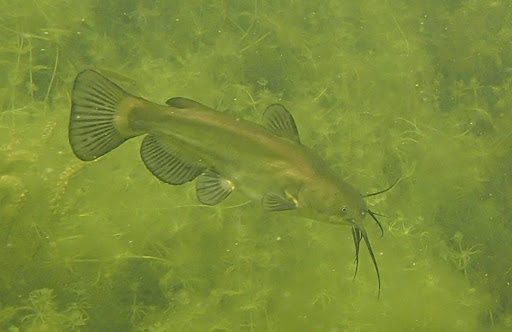
#> input picture underwater1.jpg, 512 x 332 px
$ jupyter execute --allow-errors Test_1_Main.ipynb
#> lines starting #> are read from the running program, lines starting #| are printed output that depends on the picture; long printed decimals are rounded
[cell 1]
import numpy as np
import cv2
from PIL import Image
import os
import skimage as ski
import matplotlib.pyplot as plt
import pywt
from skimage import io, exposure, color, restoration, filters, feature, util, metrics, data, img_as_float
from natsort import natsorted, ns
from inference import get_model
from inference_sdk import InferenceHTTPClient
from inference.models.utils import get_roboflow_model
from ultralytics import YOLO, settings
from functools import partial
import scipy

# **Filter Test Section**

Load training images from dataset.

[cell 2]
def load_images(folder):
    images = []
    try:
        for filename in os.listdir(folder):
            img_path = os.path.join(folder, filename)
            try:
                img = Image.open(img_path)
                images.append(img)
            except IOError as e:
                print(f"Could not open image {img_path}: {e}")
    except PermissionError as e:
        print(f"Permission denied: {e}")
    return images

image_path = "datasets/underwater-marine-species/train/images"  # Path to local YOLOv8 training images

images = load_images(image_path)
#> images = []

Apply wavelet-based estimator of the Gaussian noise standard deviation. Used for tuning denoising algorithms with the 'sigma' parameter.

[cell 3]
from skimage.restoration import estimate_sigma


img = cv2.imread("underwater1.jpg")
#> img is the input picture: shape (332, 512, 3); mean B, G, R 56, 141.2, 124.4
img = img_as_float(img)

sigma_est = np.mean(estimate_sigma(img, channel_axis=-1))
#> sigma_est = 0.00367
print(f"Estimated noise standard deviation: {sigma_est}")
#| Estimated noise standard deviation: 0.00367

Apply gamma correction.

[cell 4]
from skimage import exposure
img = cv2.imread("underwater1.jpg")

gamma_corrected = exposure.adjust_gamma(img, 2.0)
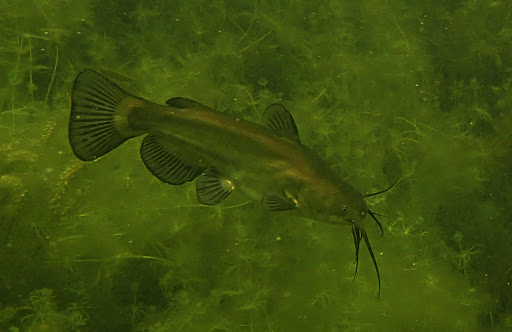
#> gamma_corrected: shape (332, 512, 3); mean B, G, R 12.6, 78.8, 61.3

img.mean() > gamma_corrected.mean()
plt.figure(figsize=(12, 8))
plt.subplot(1,2,1)
plt.title("Original Image")
plt.imshow(img[:,:,::-1])

# Gamma Corrected
plt.subplot(1, 2, 2)
plt.title("Gamma Corrected")
plt.imshow(gamma_corrected[:,:,::-1])

plt.show()

Apply local contrast enhancement with Contrast Limited Adaptive Histogram Equalisation (CLAHE).

[cell 5]
import matplotlib
import matplotlib.pyplot as plt
import numpy as np
from skimage import exposure, data, img_as_float

img = cv2.imread("underwater1.jpg")

img = img_as_float(img)

# Apply adaptive histogram equalisation
img_equalised = np.zeros_like(img)
for i in range(3):
    img_equalised[:, :, i] = exposure.equalize_adapthist(img[:, :, i], clip_limit=0.01) # clip_limit is between 0 and 1, higher values increase contrast.
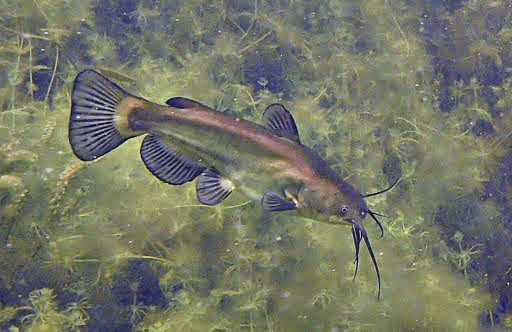
#> img_equalised: shape (332, 512, 3) float64; mean B, G, R 0.407, 0.466, 0.457

# Display the original and equalised images
plt.figure(figsize=(12, 8))
plt.subplot(1, 2, 1)
plt.title('Original Image')
plt.imshow(img[:, :, ::-1])

plt.subplot(1, 2, 2)
plt.title('Equalized Image')
plt.imshow(img_equalised[:, :, ::-1])

plt.show()

# Inferior results compared to gamma correction, requires fine-tuning.

Convert sRGB to LAB colour space (Luminance (L), and Chromaticity (A/B)).
Probably not useful but will leave it incase a use is found, apparently can enable easier colour channel manipulation.

[cell 6]
import cv2
import matplotlib.pyplot as plt

img = cv2.imread("underwater1.jpg")

rgb_image = cv2.cvtColor(img, cv2.COLOR_BGR2RGB)

# Convert from RGB to LAB
lab_image = cv2.cvtColor(rgb_image, cv2.COLOR_RGB2Lab)
#> lab_image: shape (332, 512, 3); mean of channels 0, 1, 2 142.3, 109.1, 170.3

plt.imshow(lab_image)
plt.show()

Apply non-local denoising.

[cell 7]
from skimage.restoration import denoise_nl_means
import cv2
import numpy as np
import matplotlib.pyplot as plt
from skimage.util import img_as_float

img = cv2.imread("underwater1.jpg")
img = img_as_float(img)

# Apply Non-Local Means denoising
patch_kw = dict(patch_size=5,      # 5x5 patches
                patch_distance=6)  # 13x13 search area

denoised_img = denoise_nl_means(img, h=0.00605, sigma=0.006065078184261036, fast_mode=True, **patch_kw, channel_axis=-1)
# A high h value may result in a smoother image with an increase in blur.
# For a Gaussian noise of standard deviation sigma, a rule of thumb is to choose the value of h to be sigma of slightly less.

# Display the original and denoised images
plt.figure(figsize=(12, 8))
plt.subplot(1, 2, 1)
plt.title("Original Image")
plt.imshow(img[:, :, ::-1])

plt.subplot(1, 2, 2)
plt.title("Denoised Image")
plt.imshow(denoised_img[:, :, ::-1])

plt.show()

Apply a bilateral denoise filter.

[cell 8]
from skimage.restoration import denoise_bilateral

img = cv2.imread("underwater1.jpg")

# Apply bilateral denoising
bilateral_denoised_img = denoise_bilateral(img, sigma_color=0.05, sigma_spatial=15, bins=10000, channel_axis=-1)

# Display the original and bilateral denoised images
plt.figure(figsize=(12, 8))
plt.subplot(1, 2, 1)
plt.title("Original Image")
plt.imshow(img[:, :, ::-1])

plt.subplot(1, 2, 2)
plt.title("Bilateral Denoised Image")
plt.imshow(bilateral_denoised_img[:, :, ::-1])

plt.show()

Apply unsupervised Wiener-Hunt deconvolution. Does not produce a great result.

[cell 9]
from skimage.restoration import unsupervised_wiener

img = cv2.imread("underwater1.jpg")
img = img_as_float(img)

# Define the Point Spread Function (PSF)
psf = np.ones((5, 5)) / 25

# Apply Unsupervised Wiener deconvolution to each channel separately
deconvolved_img = np.zeros_like(img)
for i in range(3):
    deconvolved_img[:, :, i], _ = unsupervised_wiener(img[:, :, i], psf)
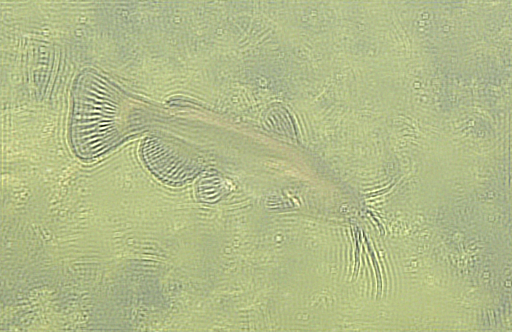
#> deconvolved_img: shape (332, 512, 3) float64; mean B, G, R 0.22, 0.554, 0.488; drawn with min black and max white

# Display the original and deconvolved images
plt.figure(figsize=(12, 8))
plt.subplot(1, 2, 1)
plt.title("Original Image")
plt.imshow(img[:, :, ::-1])

plt.subplot(1, 2, 2)
plt.title("Unsupervised Wiener Deconvolved Image")
plt.imshow(deconvolved_img[:, :, ::-1])

plt.show()

Apply Richardson-Lucy deconvolution.

[cell 10]
from skimage.restoration import richardson_lucy

img = cv2.imread("underwater1.jpg")
img = img_as_float(img)

psf = np.ones((5, 5)) / 25

deconvolved = np.zeros_like(img)
for i in range(3):  # Apply deconvolution on each channel separately
    deconvolved[:, :, i] = richardson_lucy(img[:, :, i], psf, num_iter=30)
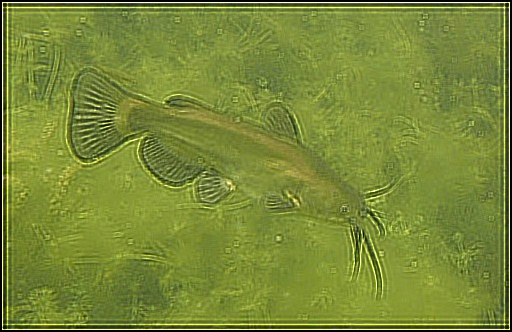
#> deconvolved: shape (332, 512, 3) float64; mean B, G, R 0.219, 0.542, 0.479

# Display the original and deconvolved images
plt.figure(figsize=(12, 8))
plt.subplot(1, 2, 1)
plt.title("Original Image")
plt.imshow(img[:, :, ::-1])

plt.subplot(1, 2, 2)
plt.title("Deconvolved Image")
plt.imshow(deconvolved[:, :, ::-1])

plt.show()

Apply rescale of intensity levels to improve contrast.

[cell 11]
img = cv2.imread("underwater1.jpg")

rescaled_img = exposure.rescale_intensity(img, in_range='image', out_range=(0, 1)) # Change out_range to adjust exposure.

plt.figure(figsize=(12, 8))
plt.subplot(1, 2, 1)
plt.title("Original Image")
plt.imshow(img[:, :, ::-1])

plt.subplot(1, 2, 2)
plt.title("Rescaled Intensity Image")
plt.imshow(rescaled_img[:, :, ::-1])

plt.show()

Apply histogram equalisation.

[cell 12]
img = cv2.imread("underwater1.jpg")

equalized_img = exposure.equalize_hist(img)
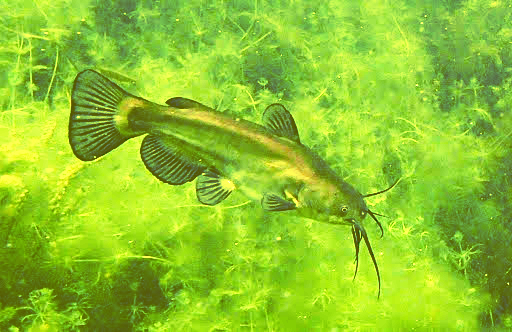
#> equalized_img: shape (332, 512, 3) float64; mean B, G, R 0.173, 0.781, 0.564

plt.figure(figsize=(12, 8))
plt.subplot(1, 2, 1)
plt.title("Original Image")
plt.imshow(img[:, :, ::-1])

plt.subplot(1, 2, 2)
plt.title("Histogram Equalized Image")
plt.imshow(equalized_img[:, :, ::-1])

plt.show()
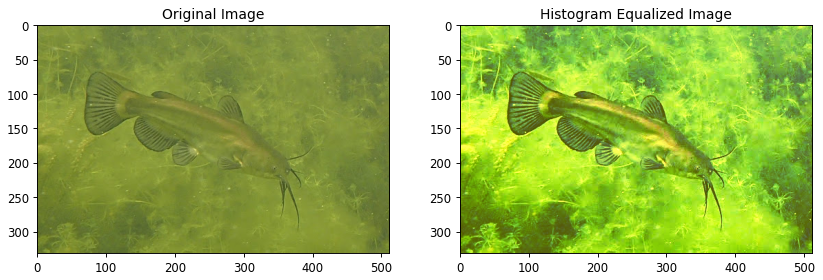
#> figure drawn by matplotlib, 2 panels

Apply Sobel filter for edge detection.

[cell 13]
from skimage.filters import sobel

img = cv2.imread("underwater1.jpg")

# Apply Sobel filter for edge detection
edges = sobel(img)
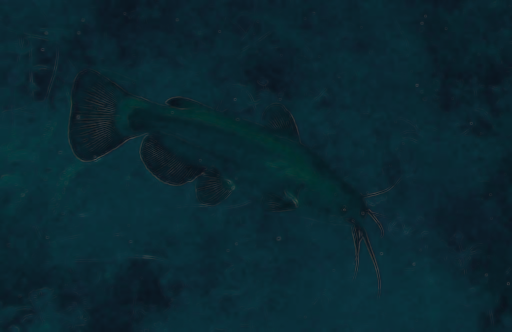
#> edges: shape (332, 512, 3) float64; mean B, G, R 0.194, 0.156, 0.0431

# Display the original and edge-detected images
plt.figure(figsize=(12, 8))
plt.subplot(1, 2, 1)
plt.title("Original Image")
plt.imshow(img[:, :, ::-1])

plt.subplot(1, 2, 2)
plt.title("Sobel Edge Detection")
plt.imshow(edges, cmap='gray')

plt.show()
#> figure, not shown here; B, G, R data is drawn as R, G, B

Apply Scharr transform to find edges.

[cell 14]
from skimage.filters import scharr

img = cv2.imread("underwater1.jpg")

# Apply Scharr filter for edge detection
scharr_edges = scharr(img)

# Display the original and Scharr edge-detected images
plt.figure(figsize=(12, 8))
plt.subplot(1, 2, 1)
plt.title("Original Image")
plt.imshow(img[:, :, ::-1])

plt.subplot(1, 2, 2)
plt.title("Scharr Edge Detection")
plt.imshow(scharr_edges, cmap='gray')

plt.show()
#> figure, not shown here; B, G, R data is drawn as R, G, B

Use Canny algorithm for edge detection.

[cell 15]
from skimage.feature import canny

img = cv2.imread("underwater1.jpg")

# Convert image to grayscale
gray_img = cv2.cvtColor(img, cv2.COLOR_BGR2GRAY)
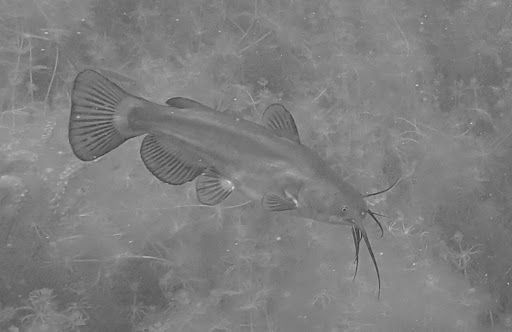
#> gray_img: shape (332, 512); min 49, max 227, mean 126.4

# Apply Canny edge detection
canny_edges = canny(gray_img, sigma=0.006065078184261036)
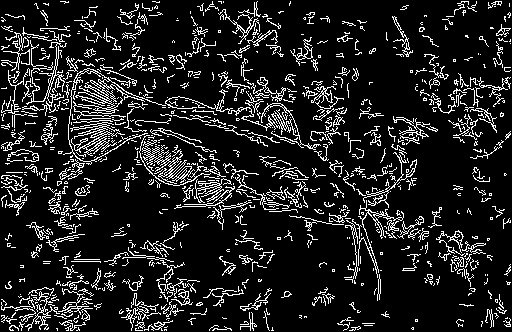
#> canny_edges: shape (332, 512) bool; 12.7% white in thin lines or dots

# Display the original and Canny edge-detected images
plt.figure(figsize=(12, 8))
plt.subplot(1, 2, 1)
plt.title("Original Image")
plt.imshow(img[:, :, ::-1])

plt.subplot(1, 2, 2)
plt.title("Canny Edge Detection")
plt.imshow(canny_edges, cmap='gray')

plt.show()

Apply Simple Linear Iterative Clustering (SLIC) for image segmentation. Not sure how to make this work/be of use. Will need to do more testing/research.

[cell 16]
from skimage.segmentation import slic
from skimage.util import img_as_float

img = cv2.imread("underwater1.jpg")

# Apply SLIC segmentation
segments = slic(img, n_segments=100, compactness=10, sigma=0.006065078184261036, channel_axis=-1, start_label=1)
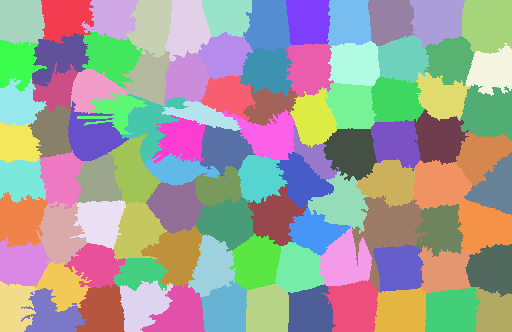
#> segments: shape (332, 512) int64; 95 distinct labels, from 1 to 95; one colour per label, 0 black

# Display the segmented image
plt.figure(figsize=(12, 8))
plt.title("SLIC Segmentation")
plt.imshow(segments)

plt.show()

This section is for testing super resolution and Sci-kit image enhancements. Run the above stuff separate from this or change variable names.

Implement OpenCV2 Super Resolution. You have to download each model, this link in useful https://jeanvitor.com/how-use-opencv-superresolution-sr/.
EDSR_x4 provides the best results but is much slower and produces the largest file size.

[cell 17]
import cv2
import argparse
import time
import os
import matplotlib.pyplot as plt

img = cv2.imread("underwater1.jpg")
plt.imshow(img[:,:,::-1])
plt.show()

#Create the SR model
sr = cv2.dnn_superres.DnnSuperResImpl_create()
path = "EDSR_x4.pb" # Replace with name of SR model to use eg. EDSR_x2.pb, ESPCN_x4.pb
#> (the rest of this cell did not finish here and is left out)

Apply Richardson-Lucy deconvolution to the upscaled image.

[cell 18]
import numpy as np
from scipy.signal import convolve2d
from skimage.restoration import richardson_lucy
import matplotlib.pyplot as plt
from skimage import img_as_float

# Convert input image to float
#> (the rest of this cell did not finish here and is left out)

# **YOLOv8 Implementation**

Load labels from dataset.

[cell 19]
def load_labels(folder):
    labels = {}
    try:
        for filename in os.listdir(folder):
            if filename.endswith(".txt"):
                label_path = os.path.join(folder, filename)
                with open(label_path, 'r') as file:
                    label_data = file.readlines()
                    labels[filename] = [line.strip() for line in label_data]
    except PermissionError as e:
        print(f"Permission denied: {e}")
    return labels

label_path = "datasets/underwater-marine-species/train/labels"
#> (the rest of this cell did not finish here and is left out)

Setup/Check Ultralytics and set correct directory path.

[cell 20]
print(settings)

value = settings["runs_dir"]
settings.update({"datasets_dir": "datasets/underwater-marine-species"})
#> (this line was passed over: ultralytics is not available in this run)
